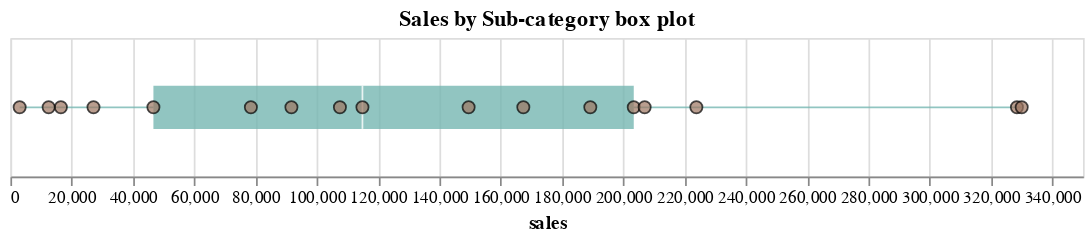

Notebook source saved alongside this figure:
### Code cell
points = (alt
          .Chart(sales)
          .mark_point(size = 50, filled=True, stroke='black',
                      strokeWidth=1,color = '#9C755F')
          .encode(
              x = alt.X('sales:Q'),
              tooltip = ['Sub-Category:N', 'sales:Q']                        
          )
         )

box = (alt
       .Chart(sales)
       .mark_boxplot(size = 25, opacity = 0.8, color = '#76B7B2')
       .encode(
           x = alt.X('sales:Q'),
#           y = 'Region'
       )
      )
       

chart = (box + points).properties(
    title = 'Sales by Sub-category box plot',
    width = 620,
    height = 80
)

chart

### Figure 1 — Vega-Lite specification as saved in the notebook (floating-point values rounded to 4 significant figures)
{"config": {"view": {"continuousWidth": 300, "continuousHeight": 300}}, "layer": [{"mark": {"type": "boxplot", "color": "#76B7B2", "opacity": 0.8, "size": 25}, "encoding": {"x": {"field": "sales", "type": "quantitative"}}}, {"mark": {"type": "point", "color": "#9C755F", "filled": true, "size": 50, "stroke": "black", "strokeWidth": 1}, "encoding": {"tooltip": [{"field": "Sub-Category", "type": "nominal"}, {"field": "sales", "type": "quantitative"}], "x": {"field": "sales", "type": "quantitative"}}}], "data": {"name": "data-d072049a805207273c6f9a58f709ba49"}, "height": 80, "title": "Sales by Sub-category box plot", "width": 620, "$schema": "https://vega.github.io/schema/vega-lite/v5.20.1.json", "datasets": {"data-d072049a805207273c6f9a58f709ba49": [{"Sub-Category": "Accessories", "sales": 167400.0}, {"Sub-Category": "Appliances", "sales": 107500.0}, {"Sub-Category": "Art", "sales": 27120.0}, {"Sub-Category": "Binders", "sales": 203400.0}, {"Sub-Category": "Bookcases", "sales": 114900.0}, {"Sub-Category": "Chairs", "sales": 328400.0}, {"Sub-Category": "Copiers", "sales": 149500.0}, {"Sub-Category": "Envelopes", "sales": 16480.0}, {"Sub-Category": "Fasteners", "sales": 3024.0}, {"Sub-Category": "Furnishings", "sales": 91710.0}, {"Sub-Category": "Labels", "sales": 12490.0}, {"Sub-Category": "Machines", "sales": 189200.0}, {"Sub-Category": "Paper", "sales": 78480.0}, {"Sub-Category": "Phones", "sales": 330000.0}, {"Sub-Category": "Storage", "sales": 223800.0}, {"Sub-Category": "Supplies", "sales": 46670.0}, {"Sub-Category": "Tables", "sales": 207000.0}]}}
